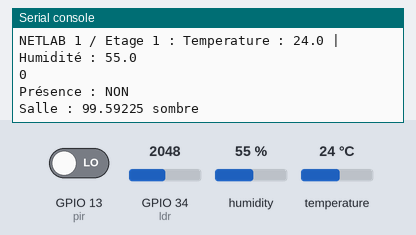
The program below on a simulated ESP32 board running MicroPython. Shown: the last lines printed to the serial console. Wiring (from the project's diagram.json): DHT22 sensor on GPIO 2, PIR motion sensor on GPIO 13, light sensor on GPIO 34. Inputs (shaded band) come from the test bench; at power-on: GPIO 34 (ldr) = 2048, GPIO 13 (pir) LOW, humidity 55 %, temperature 24 °C (analog values on the 0–4095 scale). WiFi joins after 1.5 s; no MQTT or app messages arrive unless stated.

Above: at 5.3 s.
5.4 s: GPIO 34 (ldr) set to 1611
At 6.8 s:
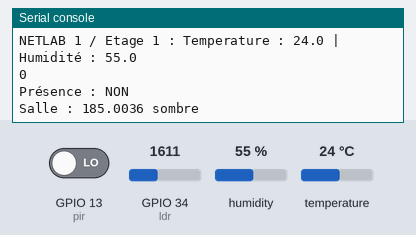
8.0 s: GPIO 34 (ldr) set to 1518
At 8.6 s:
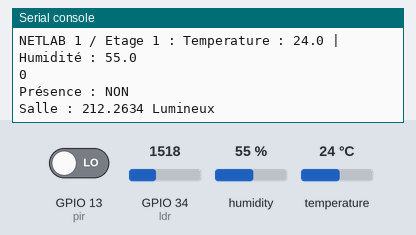

The program:

main.py
```python
import dht
import time
import math
from machine import Pin, ADC
import network
from umqtt.simple import MQTTClient

#Config des numéro de pin pour les branchements
BROCHE_DHT22 = 2
BROCHE_PIR = 13
BROCHE_LDR = 34
#création de l'objet contrôlant mon DHT22
capteur_temperature = dht.DHT22(Pin(BROCHE_DHT22))
#création de mon objet pour PIR
pir = Pin(BROCHE_PIR)
#création de l'objet pour le photo transistor
ldr = ADC(Pin(BROCHE_LDR))


#Variable
INTERVALLE_LECTURE_MS= 2000
derniere_lecture = 0
SEUIL_LUMINOSITE = 200

#infos wifi
SSID_WIFI = "Wokwi-GUEST"
MOT_DE_PASSE_WIFI=""

#infos pour topics
#MACHINE_NAME="NETLAB100"
ADRESSE_BROKER="test.mosquitto.org"
PORT_BROKER=1883
TOPIC_TEMPERATURE ="TechnoFutur/BESTIOTArchi/NETLAB100/Temperature"

#Methode de connexion au wifi
def connexion_wifi():
    sta = network.WLAN(network.STA_IF) #récupération de l'état de mon "wifi"
    sta.active(True)
    if not sta.isconnected():
        print (f'Connexion au wifi {SSID_WIFI}...')
        sta.connect(SSID_WIFI, MOT_DE_PASSE_WIFI)
        while not sta.isconnected():
            time.sleep_ms(250)
            print(".")
    print("Connecté")
    ipwifi = sta.ifconfig()[0]
    print(f'Adresse IP : {ipwifi}')
    return sta

#Methode de connexion MQTT
def connexion_mqtt():
    client_id="FormationIOT_NETLAB100"
    client= MQTTClient(client_id, ADRESSE_BROKER,port=PORT_BROKER)
    while True:
        try:
            client.connect()
            print("Connexion au broker MQTT")
            time.sleep(2)
            return client
        except OSError as erreur:
            print(f'Echec de connexion : {erreur}')
            time.sleep(2)


#on attend quelques ms pour s'assurer du chargement des librairies
time.sleep_ms(500)
print("================================")
print("|  Fil rouge : Etape 1 - IOT   |")
print("===============================")

#Loop
station=connexion_wifi()
client_mqtt = connexion_mqtt()

while True:
    #récupère le temps de la boucle
    maintenant = time.ticks_ms()
    if time.ticks_diff(maintenant, derniere_lecture)>= INTERVALLE_LECTURE_MS:
        derniere_lecture = maintenant
        #récup des infos de mon capteur
        try:
            capteur_temperature.measure()
            temperature = capteur_temperature.temperature()
            #Publish de la temperature sur mqtt
            payload=f'Il fait {temperature}°C dans le netlab'
            client_mqtt.publish(TOPIC_TEMPERATURE,payload)
            #Fin publication sur le topic temperature


            humidite = capteur_temperature.humidity()
            print(f'NETLAB 1 / Etage 1 : Temperature : {temperature:.1f} | Humidité : {humidite:.1f}')
        except OSError:
            print("Erreur de lecture du DHT22")

        #capteur de présence
        try:
            presence= pir.value()
            print(presence)
            presenceDetectee = 0
            if presence == 1 :
                presenceDetectee ="OUI"
            else:
                presenceDetectee ="NON"
            print(f'Présence : {presenceDetectee}')
        except OSError:
            print("Le PIR est arrivé")

        #capeur luminosité
        try:
            lum =ldr.read() #normalement entre 0 et 4095

            voltage = lum / 4095. * 5
            resistance = 2000 * voltage / (1 - voltage / 5)
            lux = math.pow(50 * 1e3 * math.pow(10, 0.7) / resistance, (1 / 0.7));
            Sombre = lux < SEUIL_LUMINOSITE

            print("Salle :", lux, ("sombre") if Sombre else ("Lumineux"))

        except OSError:
            print("Erreur capteur de luminosité")
    time.sleep_ms(10)    
```

Measured:
- the behaviour switches between 1559 and 1558 on GPIO 34 (ldr) (found by bisection; images 1 and 2)
- after the input at 5.4 s, the serial console: prints a new line after 0.79 s (image 1)
- after the input at 8.0 s, the serial console: prints a new line after 0.19 s (image 2)
